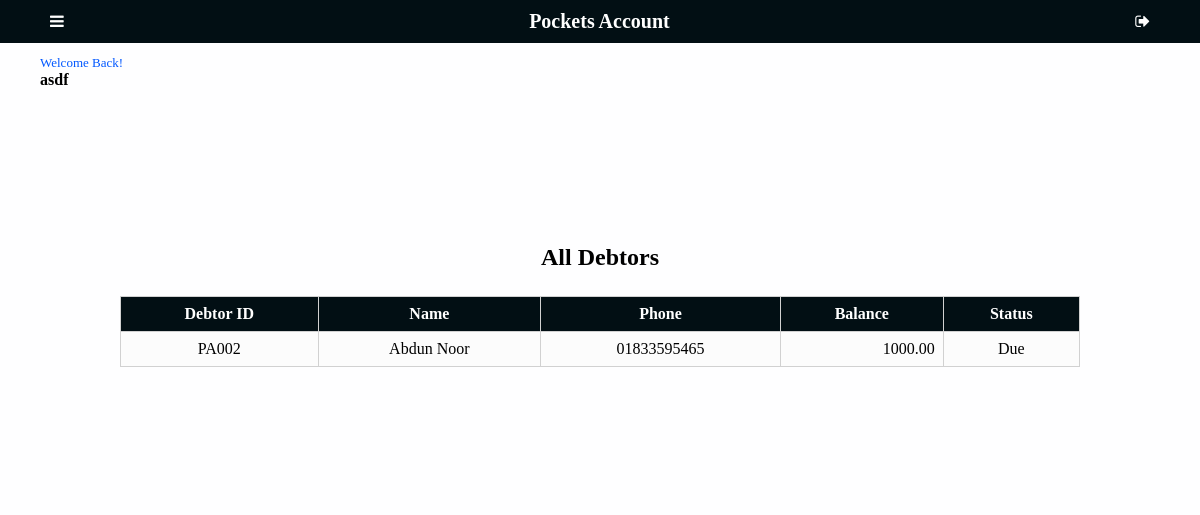
The page /debtor/ (signed in) on the database as committed earlier.
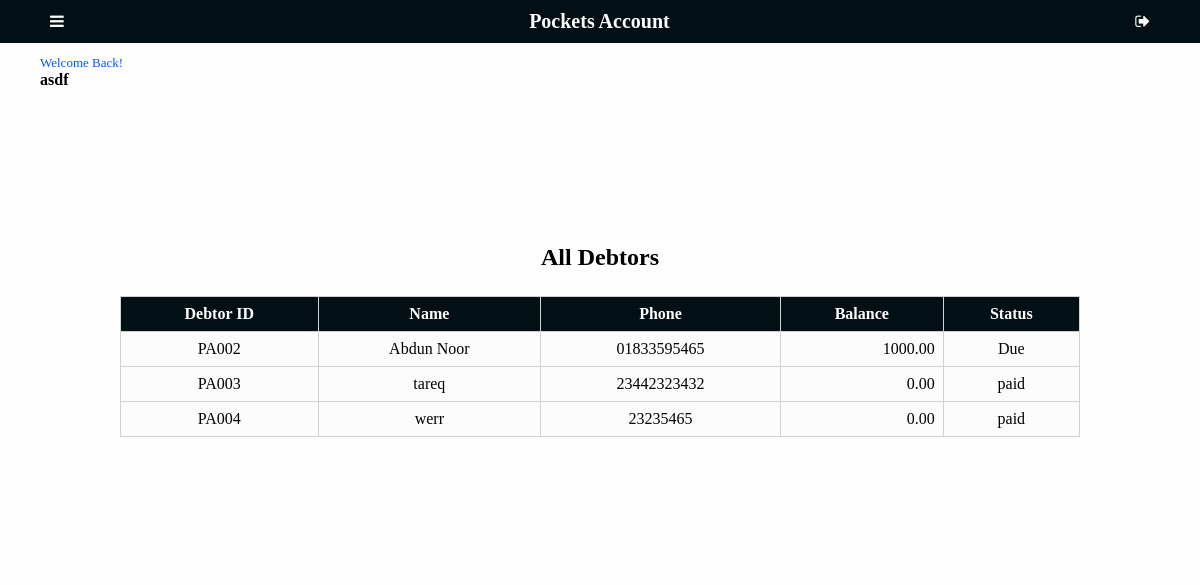
The same page on the database as committed later.
### app/models.py (models this page shows)
class Debtor(models.Model):
    debtorName = models.CharField(max_length=50)
    phone = models.CharField(max_length=15, blank=True, null= True)
    address = models.TextField(blank=True, null= True)
    img = models.ImageField(upload_to='pics', null=True, blank=True)
    lender = models.ForeignKey(User, on_delete=models.SET_NULL, blank=True, null=True)
    totalbalance = models.FloatField(default=0, null=True, blank=True)
    def __str__(self):
        return "PA00" +str(self.id)

### app/views.py (the view)
# urls.py: path('debtor/', views.debtor, name='debtor'),
@login_required(login_url='login')
def debtor(request):
    debtors = Debtor.objects.filter(lender_id=request.user.id)
    d = {}
    for debtor in debtors:
        accounts = Account.objects.filter(debtor=debtor)
        a, b, c = total_count_debtor(accounts)
        if c == 0:
            status = "paid"
        elif c > 0:
            status = "Due"
        else:
            status = "None"
        d[debtor] = c, status
    return render(request, "app/debtor.html",{
        "debtors": d,
    })

### app/views.py (called while the page is built)
def total_count_debtor(accounts):
    total_loan = 0
    total_depost = 0
    b = 0
    for account in accounts:
        total_loan = total_loan + account.loan
        total_depost = total_depost + account.deposit
    b = total_loan - total_depost
    return total_loan, total_depost, b

### app/templates/app/debtor.html (shortened to what this page needs)
{% extends "app/layout.html" %}
{% block body %}
<main>
    <div class="tablecontainer">
        <h2>All Debtors</h2>
        <table>
            <tr>
                <th>Debtor ID</th>
                <th>Name</th>
                <th>Phone</th>
                <th>Balance</th>
                <th>Status</th>
            </tr>
            {% for debtor, balance in debtors.items %}
                <tr>
                    <td>{{ debtor }}</td>
                    <td> <a style="color: black;" href="{% url 'debtorprofile' debtor.id %}"> {{ debtor.debtorName }}</a> </td>
                    <td>{{ debtor.phone }}</td>
                    <td class="ralign">{{ balance.0|floatformat:2 }}</td>
                    <a href=""><td>{{ balance.1 }}</td></a>
                </tr>
            {% endfor %}
        </table>
    </div>
</main>
{% endblock %}

Rows that differ between the two databases and show on the page:
added Debtor: id "PA003", debtorName "tareq", phone "23442323432", totalbalance "0.00", balance "paid"
added Debtor: id "PA004", debtorName "werr", phone "23235465", totalbalance "0.00", balance "paid"
